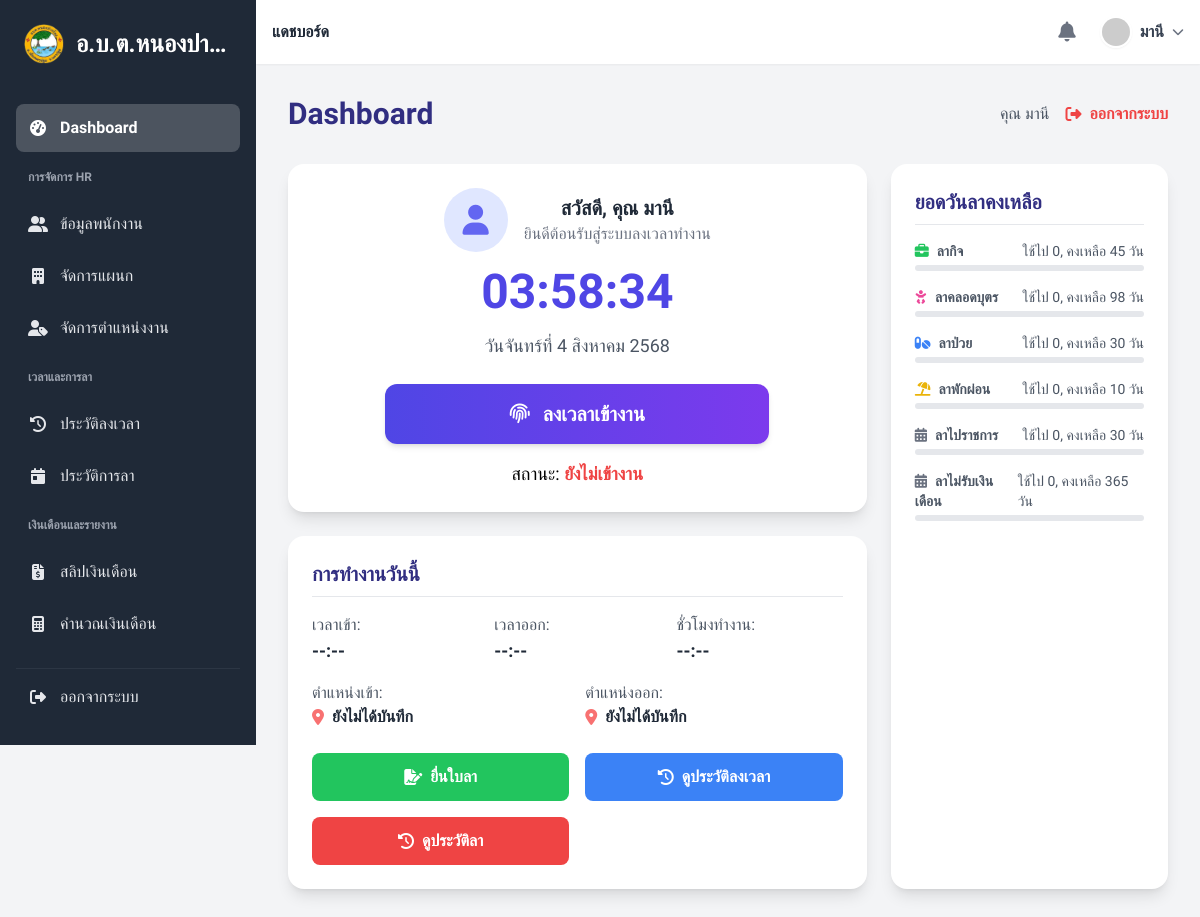
The app's page /dashboard (signed in) with its own data.
### tables this page shows
CREATE TABLE `leave_types`  (
  `id` int NOT NULL AUTO_INCREMENT,
  `name` varchar(100) NOT NULL,
  `max_days_per_year` int NOT NULL DEFAULT 0,
  `is_paid` tinyint(1) NULL DEFAULT 1,
  `created_at` timestamp NOT NULL DEFAULT current_timestamp,
  `updated_at` timestamp NOT NULL DEFAULT current_timestamp ON UPDATE CURRENT_TIMESTAMP,
  PRIMARY KEY (`id`) USING BTREE
);

### models/Attendance.php (called while the page is built, shortened)
<?php
class Attendance {
    private $conn;
    private $table_name = "attendance_logs";
    public function __construct($db) {
        $this->conn = $db;
    }
    public function getTodayAttendance($employee_id) {
        $query = "SELECT * FROM " . $this->table_name . "
                  WHERE employee_id = ? AND DATE(clock_in_time) = CURDATE()
                  LIMIT 1";
        $stmt = $this->conn->prepare($query);
        $stmt->bindParam(1, $employee_id);
        $stmt->execute();
        return $stmt;
    }
}
?>

### models/Leave.php (called while the page is built, shortened)
<?php
class Leave
{
    private $conn;
    private $leave_requests_table = "leave_requests";
    private $leave_types_table = "leave_types";
    public function __construct($db)
    {
        $this->conn = $db;
    }
    public function getLeaveTypes()
    {
        $query = "SELECT * FROM " . $this->leave_types_table . " ORDER BY name ASC";
        $stmt = $this->conn->prepare($query);
        $stmt->execute();
        return $stmt;
    }
    public function getLeaveBalances($employee_id) {
        $balances = [];
        $current_year = date('Y');
        $leave_types_stmt = $this->getLeaveTypes();
        while ($type = $leave_types_stmt->fetch(PDO::FETCH_ASSOC)) {
            $query_used = "SELECT SUM(DATEDIFF(end_date, start_date) + 1) as total_used
                           FROM " . $this->leave_requests_table . "
                           WHERE employee_id = :employee_id
                             AND leave_type_id = :leave_type_id
                             AND status = 'อนุมัติ'
                             AND YEAR(start_date) = :year";
            $stmt_used = $this->conn->prepare($query_used);
            $stmt_used->bindParam(':employee_id', $employee_id);
            $stmt_used->bindParam(':leave_type_id', $type['id']);
            $stmt_used->bindParam(':year', $current_year);
            $stmt_used->execute();
            $result = $stmt_used->fetch(PDO::FETCH_ASSOC);
            $days_used = $result['total_used'] ?? 0;
            $balances[] = [
                'name' => $type['name'],
                'max_days' => (int)$type['max_days_per_year'],
                'days_used' => (int)$days_used,
                'remaining' => (int)$type['max_days_per_year'] - (int)$days_used,
                'icon' => $this->getLeaveIcon($type['name'])
            ];
        }
        return $balances;
    }
    private function getLeaveIcon($leave_name) {
        if (strpos($leave_name, 'ป่วย') !== false) return 'fas fa-pills text-blue-500';
        if (strpos($leave_name, 'กิจ') !== false) return 'fas fa-briefcase text-green-500';
        if (strpos($leave_name, 'พักผ่อน') !== false) return 'fas fa-umbrella-beach text-yellow-500';
        if (strpos($leave_name, 'คลอด') !== false) return 'fas fa-baby text-pink-500';
        return 'fas fa-calendar-alt text-gray-500';
    }
}
?>

### views/dashboard/index.php (the view, shortened to what this page needs)
<?php
require_once __DIR__ . '/../layouts/header.php';
require_once __DIR__ . '/../layouts/sidebar.php';
?>
<main class="flex-1 p-4 sm:p-6 lg:p-8">
    <div class="flex justify-between items-center mb-8">
        <h1 class="text-2xl md:text-3xl font-bold text-indigo-900">Dashboard</h1>
        <div class="flex items-center gap-4">
            <span class="hidden sm:inline text-gray-600">คุณ <?php echo htmlspecialchars($_SESSION['user_name'] ?? 'ผู้ใช้งาน'); ?></span>
            <a href="<?php echo BASE_URL; ?>/auth/logout" class="flex items-center gap-2 text-red-500 hover:text-red-700 font-semibold">
                <i class="fas fa-sign-out-alt"></i>
                <span class="hidden md:inline">ออกจากระบบ</span>
            </a>
        </div>
    </div>
    <div class="grid grid-cols-1 lg:grid-cols-3 gap-6">
        <div class="lg:col-span-2 space-y-6">
            <div class="bg-white p-6 rounded-2xl shadow-lg text-center">
                <div class="flex items-center justify-center gap-4 mb-4">
                    <div class="w-16 h-16 rounded-full bg-indigo-100 flex items-center justify-center">
                        <i class="fas fa-user text-3xl text-indigo-500"></i>
                    </div>
                    <div>
                        <h2 class="text-xl font-bold text-gray-800">สวัสดี, คุณ <?php echo htmlspecialchars($_SESSION['user_name'] ?? 'ผู้ใช้งาน'); ?></h2>
                        <p class="text-gray-500">ยินดีต้อนรับสู่ระบบลงเวลาทำงาน</p>
                    </div>
                </div>
                <div id="clock" class="text-5xl font-bold text-indigo-600 my-4"></div>
                <p id="date" class="text-gray-600 text-lg"></p>
                <?php if (!$today_log): ?>
                    <form id="clockInForm" action="<?php echo BASE_URL; ?>/attendance/clockIn" method="POST">
                        <button type="submit" id="clockInButton" class="w-full max-w-sm mx-auto mt-6 py-4 px-6 text-white font-bold rounded-xl shadow-md btn-gradient text-xl">
                            <i class="fas fa-fingerprint mr-2"></i> ลงเวลาเข้างาน
                        </button>
                    </form>
                    <p class="mt-4 text-lg">สถานะ: <span class="font-semibold text-red-500">ยังไม่เข้างาน</span></p>
                <?php else: ?>
                    <div class="mt-6 py-4 px-6 bg-gray-100 rounded-xl">
                        <p class="text-lg font-semibold text-gray-700">คุณได้ลงเวลาทำงานวันนี้เรียบร้อยแล้ว</p>
                    </div>
                <?php endif; ?>
            </div>
            <div class="bg-white p-6 rounded-2xl shadow-lg">
                <h3 class="text-xl font-bold mb-4 border-b pb-2 text-indigo-900">การทำงานวันนี้</h3>
                <div class="grid grid-cols-2 sm:grid-cols-3 gap-4 text-gray-600">
                    <?php
                        $clock_in_display = '--:--';
                        $clock_out_display = '--:--';
                        $work_hours_display = '--:--';
                        $loc_in_display = 'ยังไม่ได้บันทึก';
                        $loc_out_display = 'ยังไม่ได้บันทึก';
                    ?>
                    <div><p>เวลาเข้า:</p><p class="font-semibold text-lg text-gray-800"><?php echo $clock_in_display; ?></p></div>
                    <div><p>เวลาออก:</p><p class="font-semibold text-lg text-gray-800"><?php echo $clock_out_display; ?></p></div>
                    <div><p>ชั่วโมงทำงาน:</p><p class="font-semibold text-lg text-gray-800"><?php echo $work_hours_display; ?></p></div>
                    <div class="col-span-2 sm:col-span-3 grid grid-cols-2 gap-4">
                        <div><p>ตำแหน่งเข้า:</p><p class="font-semibold text-gray-800 flex items-center gap-2"><i class="fas fa-map-marker-alt text-red-400"></i><?php echo $loc_in_display; ?></p></div>
                        <div><p>ตำแหน่งออก:</p><p class="font-semibold text-gray-800 flex items-center gap-2"><i class="fas fa-map-marker-alt text-red-400"></i><?php echo $loc_out_display; ?></p></div>
                    </div>
                </div>
                <div class="grid grid-cols-1 sm:grid-cols-2 gap-4 mt-6">
                    <a href="<?php echo BASE_URL; ?>/leave/create" class="w-full bg-green-500 text-white py-3 rounded-lg hover:bg-green-600 transition duration-300 font-semibold text-base text-center inline-flex items-center justify-center">
                        <i class="fas fa-file-signature mr-2"></i>ยื่นใบลา
                    </a>
                    <a href="<?php echo BASE_URL; ?>/attendance/history" class="w-full bg-blue-500 text-white py-3 rounded-lg hover:bg-blue-600 transition duration-300 font-semibold text-base text-center inline-flex items-center justify-center">
                        <i class="fas fa-history mr-2"></i>ดูประวัติลงเวลา
                    </a>
                                        <a href="<?php echo BASE_URL; ?>/leave/history" class="w-full bg-red-500 text-white py-3 rounded-lg hover:bg-blue-600 transition duration-300 font-semibold text-base text-center inline-flex items-center justify-center">
                        <i class="fas fa-history mr-2"></i>ดูประวัติลา
                    </a>
                </div>
            </div>
        </div>
        <div class="lg:col-span-1 space-y-6">
            <div class="bg-white p-6 rounded-2xl shadow-lg h-full">
                <h3 class="text-xl font-bold mb-4 border-b pb-2 text-indigo-900">ยอดวันลาคงเหลือ</h3>
<ul class="space-y-4 text-gray-600">
                    <?php if (!empty($leave_balances)): ?>
                        <?php foreach ($leave_balances as $balance): ?>
                            <li>
                                <div class="flex justify-between items-center mb-1 text-sm">
                                    <span class="font-semibold"><i class="<?php echo $balance['icon']; ?> mr-2"></i><?php echo htmlspecialchars($balance['name']); ?></span>
                                    <span>ใช้ไป <?php echo $balance['days_used']; ?>, คงเหลือ <?php echo $balance['remaining']; ?> วัน</span>
                                </div>
                                <div class="w-full bg-gray-200 rounded-full h-1.5">
                                </div>
                            </li>
                        <?php endforeach; ?>
                    <?php else: ?>
                        <p class="text-center text-gray-500">ไม่สามารถคำนวณวันลาได้</p>
                    <?php endif; ?>
                </ul>
            </div>
        </div>
    </div>
</main>
<?php require_once __DIR__ . '/../layouts/footer.php'; ?>

### records on screen
leave_types: name "ลากิจ", days_used "0", max_days_per_year "45"
leave_types: name "ลาคลอดบุตร", days_used "0", max_days_per_year "98"
leave_types: name "ลาป่วย", days_used "0", max_days_per_year "30"
leave_types: name "ลาพักผ่อน", days_used "0", max_days_per_year "10"
leave_types: name "ลาไปราชการ", days_used "0", max_days_per_year "30"
leave_types: name "ลาไม่รับเงินเดือน", is_paid "0", max_days_per_year "365"

### other values on screen
$org_name "อ.บ.ต.หนองปา…"
$page_title "แดชบอร์ด"
$_SESSION['user_name'] "มานี"
$clock_in_display "--:--"
$clock_out_display "--:--"
$work_hours_display "--:--"
$loc_in_display "ยังไม่ได้บันทึก"
$loc_out_display "ยังไม่ได้บันทึก"
